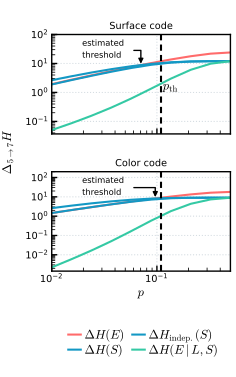

Here is the Python script that generated this plot:
import matplotlib
import numpy as np

matplotlib.use("Agg")

import matplotlib.pyplot as plt
from matplotlib.lines import Line2D as line_2d

plt.style.use("rgplot")

p_list = np.logspace(-2, -0.3, 10)
threshold = 0.1094


color_code_stabilizer_supports = {
    5: (
        (0, 1, 2, 3),
        (1, 3, 5, 6),
        (2, 3, 4, 5, 7, 8),
        (4, 7, 10, 11),
        (5, 6, 8, 9, 12, 13),
        (10, 11, 14, 15),
        (7, 8, 11, 12, 15, 16),
        (12, 13, 16, 17),
        (9, 13, 17, 18),
    ),
    7: (
        (0, 1, 2, 3),
        (1, 3, 5, 6),
        (2, 3, 4, 5, 7, 8),
        (4, 7, 10, 11),
        (5, 6, 8, 9, 12, 13),
        (7, 8, 11, 12, 15, 16),
        (9, 13, 17, 18),
        (10, 11, 14, 15, 19, 20),
        (12, 13, 16, 17, 21, 22),
        (14, 19, 24, 25),
        (15, 16, 20, 21, 26, 27),
        (17, 18, 22, 23, 28, 29),
        (19, 20, 25, 26, 31, 32),
        (21, 22, 27, 28, 33, 34),
        (23, 29, 35, 36),
        (24, 25, 30, 31),
        (26, 27, 32, 33),
        (28, 29, 34, 35),
    ),
}

color_code_logical_supports = {
    5: (0, 2, 4, 10, 14),
    7: (0, 2, 4, 10, 14, 24, 30),
}


# Compute the binary Shannon entropy in bits.
def _binary_entropy(probability):
    probability = np.asarray(probability, dtype=np.float64)
    entropy = np.zeros_like(probability)
    valid = (probability > 0.0) & (probability < 1.0)
    p = probability[valid]
    entropy[valid] = -p * np.log2(p) - (1.0 - p) * np.log2(1.0 - p)
    return entropy


# Compute the entropy H(E) of independent physical errors.
def H_E(check_matrix, probability):
    return check_matrix.shape[1] * _binary_entropy(probability)


# Build the surface-code check matrix and logical support.
def build_surface_code(distance):
    half_distance = (distance - 1) // 2
    check_matrix = np.zeros(
        ((distance**2 - 1) // 2, distance**2),
        dtype=np.uint8,
    )

    for index in range(half_distance):
        check_matrix[index, (2 * index, 2 * index + 1)] = 1

    for row in range(distance - 1):
        for column in range(half_distance):
            check_index = (row + 1) * half_distance + column
            offset = 1 if row % 2 == 0 else 0
            left = row * distance + 2 * column + offset
            support = (
                left,
                left + 1,
                left + distance,
                left + distance + 1,
            )
            check_matrix[check_index, support] = 1

    bottom_row = distance * (distance - 1)
    for index in range(half_distance):
        check_index = half_distance * distance + index
        support = (bottom_row + 2 * index + 1, bottom_row + 2 * index + 2)
        check_matrix[check_index, support] = 1

    logical_support = np.arange(0, distance**2, distance, dtype=np.int64)
    return check_matrix, logical_support


# Build the color-code check matrix and logical support.
def build_color_code(distance):
    supports = color_code_stabilizer_supports[distance]
    num_qubits = max(max(support) for support in supports) + 1
    check_matrix = np.zeros((len(supports), num_qubits), dtype=np.uint8)
    for check_index, support in enumerate(supports):
        check_matrix[check_index, support] = 1

    logical_support = np.asarray(
        color_code_logical_supports[distance],
        dtype=np.int64,
    )
    return check_matrix, logical_support


# Append the logical observable as the final check-matrix row.
def _augment_with_logical(check_matrix, logical_support):
    augmented = np.zeros(
        (check_matrix.shape[0] + 1, check_matrix.shape[1]),
        dtype=np.uint8,
    )
    augmented[:-1] = check_matrix
    augmented[-1, logical_support] = 1
    return augmented


# Encode each binary matrix row as a 64-bit integer mask.
def _rows_as_bit_masks(binary_matrix):
    if binary_matrix.shape[1] > 64:
        raise ValueError("At most 64 physical qubits are supported.")

    masks = np.zeros(binary_matrix.shape[0], dtype=np.uint64)
    for row_index, row in enumerate(binary_matrix):
        mask = 0
        for column_index in np.flatnonzero(row):
            mask |= 1 << int(column_index)
        masks[row_index] = mask
    return masks


# Compute the Hamming weights of all words in the matrix row space.
def _row_space_weights(binary_matrix):
    row_masks = _rows_as_bit_masks(binary_matrix)
    codewords = np.empty(1 << len(row_masks), dtype=np.uint64)
    codewords[0] = 0

    span_size = 1
    for row_mask in row_masks:
        np.bitwise_xor(
            codewords[:span_size],
            row_mask,
            out=codewords[span_size : 2 * span_size],
        )
        span_size *= 2

    return np.bitwise_count(codewords)


# Apply the normalized inverse Walsh-Hadamard transform in place.
def _inverse_walsh_hadamard(values):
    block_size = 2
    while block_size <= values.size:
        half_size = block_size // 2
        blocks = values.reshape(-1, block_size)
        left = blocks[:, :half_size]
        right = blocks[:, half_size:]
        original_left = left.copy()
        np.add(left, right, out=left)
        np.subtract(original_left, right, out=right)
        block_size *= 2

    values /= values.size
    np.maximum(values, 0.0, out=values)
    values /= values.sum()
    return values


# Precompute the row-space weights needed to evaluate P(S,L).
def prepare_distribution_S_L(check_matrix, logical_support):
    check_and_logical_matrix = _augment_with_logical(
        check_matrix,
        logical_support,
    )
    return _row_space_weights(check_and_logical_matrix)


# Compute the joint probability distribution P(S,L).
def distribution_S_L(row_space_weights_s_l, probability):
    characteristic = np.power(
        1.0 - 2.0 * probability,
        row_space_weights_s_l,
        dtype=np.float64,
    )
    return _inverse_walsh_hadamard(characteristic)


# Marginalize P(S,L) over L to obtain P(S).
def distribution_S(distribution_s_l):
    number_of_syndromes = distribution_s_l.size // 2
    return (
        distribution_s_l[:number_of_syndromes]
        + distribution_s_l[number_of_syndromes:]
    )


# Compute the Shannon entropy of a probability distribution in bits.
def _shannon_entropy(probabilities, chunk_size=1 << 20):
    entropy = 0.0
    for start in range(0, probabilities.size, chunk_size):
        chunk = probabilities[start : start + chunk_size]
        positive = chunk[chunk > 0.0]
        entropy -= np.sum(positive * np.log2(positive))
    return entropy


# Compute the syndrome entropy H(S).
def H_S(distribution_s):
    return _shannon_entropy(distribution_s)


# Compute the joint entropy H(L,S).
def H_L_S(distribution_s_l):
    return _shannon_entropy(distribution_s_l)


# Compute the conditional entropy H(E|L,S).
def H_E_knowing_L_S(check_matrix, probability, distribution_s_l):
    return H_E(check_matrix, probability) - H_L_S(distribution_s_l)


# Evaluate H(S) and H(E|L,S) over all physical error probabilities.
def compute_H_S_and_H_E_knowing_L_S(
    check_matrix,
    logical_support,
    code_name,
    distance,
):
    row_space_weights_s_l = prepare_distribution_S_L(
        check_matrix,
        logical_support,
    )
    h_s_values = np.empty(p_list.size)
    h_e_knowing_l_s_values = np.empty(p_list.size)

    for index, probability in enumerate(p_list):
        print(
            f"{code_name}, d={distance}: "
            f"point {index + 1}/{p_list.size}",
            flush=True,
        )
        distribution_s_l = distribution_S_L(
            row_space_weights_s_l,
            probability,
        )
        distribution_s = distribution_S(distribution_s_l)
        h_s_values[index] = H_S(distribution_s)
        h_e_knowing_l_s_values[index] = H_E_knowing_L_S(
            check_matrix,
            probability,
            distribution_s_l,
        )

    return h_s_values, h_e_knowing_l_s_values


# Compute the independent-check approximation to delta H(S).
def delta_H_S_independent_d5_d7(code_name):
    if code_name == "Surface code":
        return (
            10 * _binary_entropy((1.0 - (1.0 - 2.0 * p_list) ** 4) / 2.0)
            + 2 * _binary_entropy((1.0 - (1.0 - 2.0 * p_list) ** 2) / 2.0)
        )

    return (
        6 * _binary_entropy((1.0 - (1.0 - 2.0 * p_list) ** 6) / 2.0)
        + 3 * _binary_entropy((1.0 - (1.0 - 2.0 * p_list) ** 4) / 2.0)
    )


# Compute all entropy changes from distance 5 to 7 for one code.
def compute_delta_entropies_d5_d7(code_name, code_builder):
    check_d5, logical_d5 = code_builder(5)
    check_d7, logical_d7 = code_builder(7)

    h_s_d5, h_e_knowing_l_s_d5 = compute_H_S_and_H_E_knowing_L_S(
        check_d5,
        logical_d5,
        code_name,
        5,
    )
    h_s_d7, h_e_knowing_l_s_d7 = compute_H_S_and_H_E_knowing_L_S(
        check_d7,
        logical_d7,
        code_name,
        7,
    )

    h_e_d5 = H_E(check_d5, p_list)
    h_e_d7 = H_E(check_d7, p_list)

    return {
        "h_e": h_e_d7 - h_e_d5,
        "h_s": h_s_d7 - h_s_d5,
        "h_s_independent": delta_H_S_independent_d5_d7(code_name),
        "h_e_knowing_l_s": h_e_knowing_l_s_d7 - h_e_knowing_l_s_d5,
    }


# Estimate the intersection of two positive curves on log-log axes.
def _log_log_intersection(x_values, first_curve, second_curve):
    log_difference = np.log(first_curve) - np.log(second_curve)
    crossing_indices = np.flatnonzero(
        log_difference[:-1] * log_difference[1:] <= 0
    )
    if crossing_indices.size == 0:
        return None

    index = crossing_indices[0]
    fraction = -log_difference[index] / (
        log_difference[index + 1] - log_difference[index]
    )
    log_x = np.log(x_values[index]) + fraction * (
        np.log(x_values[index + 1]) - np.log(x_values[index])
    )
    log_y = np.log(first_curve[index]) + fraction * (
        np.log(first_curve[index + 1]) - np.log(first_curve[index])
    )
    return np.exp(log_x), np.exp(log_y)


# Plot both code families' entropy changes and save the PDF.
def plot_delta_entropies_d5_d7(
    surface_code_delta_entropies,
    color_code_delta_entropies,
):
    
    default_colors = plt.rcParams["axes.prop_cycle"].by_key()["color"]
    
    quantity_styles = {
        "h_e": (r"$\Delta H(E)$", default_colors[1]),
        "h_s": (r"$\Delta H(S)$", default_colors[0]),
        "h_s_independent": (
            r"$\Delta H_{\mathrm{indep.}}(S)$",
            default_colors[0],
        ),
        "h_e_knowing_l_s": (
            r"$\Delta H(E\mid L,S)$",
            default_colors[2],
        ),
    }

    fig, axes = plt.subplots(
        2,
        1,
        figsize=(510 / 3 / 72.27, 510 / 3 / 72.27 * 1.6),
        sharex=True,
    )
    fig.subplots_adjust(left=0.22, right=0.98, bottom=0.28, top=0.91, hspace=0.38)
    plt.xlim((1e-2,0.5))

    panels = (
        ("Surface code", surface_code_delta_entropies),
        ("Color code", color_code_delta_entropies),
    )

    for ax, (code_name, delta_entropies) in zip(axes, panels):
        for entropy_name, (_, color) in quantity_styles.items():
            ax.plot(
                p_list,
                delta_entropies[entropy_name],
                color=color
            )
        estimated_threshold = _log_log_intersection(
            p_list,
            delta_entropies["h_e"],
            delta_entropies["h_s_independent"],
        )
        if estimated_threshold is not None:
            ax.text(0.17,0.91,"estimated",transform=ax.transAxes,
                ha="left",va="center",fontsize=6,
            )
            ax.text(0.17,0.79,"threshold",transform=ax.transAxes,
                ha="left",va="center",fontsize=6,
            )
            ax.annotate(
                "",
                xy=estimated_threshold,
                xycoords="data",
                xytext=(0.46, 0.84),
                textcoords="axes fraction",
                arrowprops={
                    "arrowstyle": "-|>",
                    "connectionstyle": "angle,angleA=0,angleB=90,rad=0",
                    "mutation_scale": 7,
                    "shrinkA": 0,
                    "shrinkB": 1,
                    "facecolor": "black",
                    "edgecolor": "black"
                },
            )
        ax.axvline(
            threshold, c = 'k',
            linestyle=(0, (3, 2)),
        )
        ax.set_xscale("log")
        ax.set_yscale("log")
        ax.tick_params(axis="both", which="both", labelsize=7, pad=2)
        ax.grid(which="major", alpha=0.35)
        ax.set_title(
            code_name,
            fontsize=7,
            pad=4,
        )

    # Reserve a full logarithmic band above the curves for annotations.
    axes[0].set_ylim(top=100)
    axes[1].set_ylim(top=200)
    axes[0].tick_params(axis="x", which="both", labelbottom=False)
    axes[0].text(
        threshold * 1.04,
        0.48,
        r"$p_{\mathrm{th}}$",
        transform=axes[0].get_xaxis_transform(),
        ha="left",
        va="center",
        fontsize=9,
    )
    axes[1].set_xlabel(
        r"$p$",
        fontsize=9,
        labelpad=1.2,
    )
    fig.text(
        0.035,
        0.595,
        r"$\Delta_{5\to7} H$",
        rotation=90,
        ha="center",
        va="center",
        fontsize=9,
    )

    quantity_handles = [
        line_2d([0], [0], color=color, label=label)
        for label, color in quantity_styles.values()
    ]
    fig.legend(
        handles=quantity_handles,
        loc="lower right",
        bbox_to_anchor=(0.98, 0.015),
        ncol=2,
        frameon=False,
        fontsize=9,
        handlelength=1.0,
        handletextpad=0.3,
        columnspacing=0.6,
        labelspacing=0.1,
    )

    plt.savefig(
        "entropy_surface_color_code.pdf",
        format="pdf",
        bbox_inches=fig.bbox_inches,
    )
    plt.close(fig)


# Compute the entropy curves and generate the combined PDF figure.
def main():
    surface_code_delta_entropies = compute_delta_entropies_d5_d7(
        "Surface code",
        build_surface_code,
    )
    color_code_delta_entropies = compute_delta_entropies_d5_d7(
        "Color code",
        build_color_code,
    )
    plot_delta_entropies_d5_d7(
        surface_code_delta_entropies,
        color_code_delta_entropies,
    )
    print("Saved figure")


if __name__ == "__main__":
    main()
